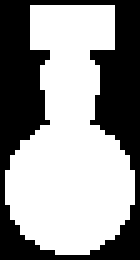
#> input picture cv/图像旋转缩放生成/imgSrc.bmp, 28 x 52 px, found by its file name (shown 5 times larger)
$ python test.py
#> lines starting #> are read from the running program, lines starting #| are printed output that depends on the picture; after the words box and inside, x2 and y2 are one past the last pixel; in counts of white or black regions, pixels touching at a corner belong together
#%%
import cv2
from cv2 import cv2
import matplotlib.pyplot as plt
import numpy as np
import random


def makeResizeImage(image, ratio,points=None):
    if points != None:
        points = points * ratio
        image = cv2.resize(image, (int(image.shape[1] * ratio),  int(image.shape[0]*ratio)))
        return image, points
    else:
        image = cv2.resize(image, (int(image.shape[1] * ratio),  int(image.shape[0]*ratio)))
        return image


def makeSpinImage(image, angle,points=None):
    (h,w) = image.shape[:2]
    (cx,cy) = (w/2,h/2)
    M = cv2.getRotationMatrix2D((cx,cy),-angle,1.0)
    cos = np.abs(M[0,0])
    sin = np.abs(M[0,1])
    nW = int((h*sin)+(w*cos))
    nH = int((h*cos)+(w*sin))
    M[0,2] += (nW/2) - cx
    M[1,2] += (nH/2) - cy
    if points != None:
        points2 = np.zeros_like(points)
        for i in range(points.shape[0]):
            tem = np.array([[points[i,1]],[points[i,0]],[1]])
            tem2 = np.matmul(M, tem)
            points2[i,0] = tem2[1,0]
            points2[i,1] = tem2[0,0]
        return cv2.warpAffine(image,M,(nW,nH)),points2
    else:
        return cv2.warpAffine(image,M,(nW,nH))


SIZE = 20
blank = np.ones(shape=[SIZE, SIZE, 3])
blank[:,:,1:3] = 0
plt.imshow(blank)
plt.show()
img2 = makeSpinImage(blank, 45)
plt.imshow(img2)
plt.show()
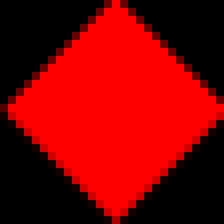
#> shown: shape (28, 28, 3) float64 (shown 8 times larger); mean R, G, B 0.51, 0, 0

# [6 lines of commented-out code are left out]
kx = 50,
ky = 50
kangle = 37

sx = 250
sy = 256
sangle = 70

simgSrc = cv2.imread("imgSrc.bmp")
#> simgSrc is the input picture: shape (52, 28, 3); 58.5% white; 1 black region, box (x1, y1, x2, y2) and area: (0, 0, 28, 52) 604

kernel = cv2.getStructuringElement(cv2.MORPH_RECT, (3, 3))
kimgSrc = cv2.dilate(simgSrc, kernel)  # 膨胀
#> kimgSrc: shape (52, 28, 3); 70.9% white; 4 black regions, box (x1, y1, x2, y2) and area: (0, 0, 8, 33) 181, (20, 0, 28, 33) 168, (0, 42, 10, 52) 38, (19, 42, 28, 52) 37
# kimgSrc = makeResizeImage(simgSrc,1.1)
kimgSrc[:,:,1:3] = 0
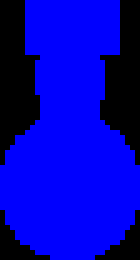
#> kimgSrc: shape (52, 28, 3) (shown 5 times larger); mean B, G, R 180.7, 0, 0
kimgSrc[:,:,0] = kimgSrc[:,:,0] / 255.0
simgSrc[:,:,0:2] = 0
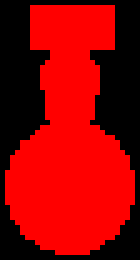
#> simgSrc: shape (52, 28, 3) (shown 5 times larger); mean B, G, R 0, 0, 149.2
simgSrc[:,:,2] = simgSrc[:,:,2] / 255.0

blank = np.zeros(shape=[224, 224, 3])
lab = np.array([112,112,37,112,112,50],dtype=np.int32)

tem = makeSpinImage(kimgSrc, lab[2])
#> call 2 of makeSpinImage, with angle = 37
#> in makeSpinImage (call 2), `M = cv2.getRotationMatrix2D((cx,cy),-angle,1.0)`: M = [[0.799, -0.602, 18.47], [0.602, 0.799, -3.19]]
#> in makeSpinImage (call 2), `cos = np.abs(M[0,0])`: cos = 0.799
#> in makeSpinImage (call 2), `sin = np.abs(M[0,1])`: sin = 0.602
#> in makeSpinImage (call 2), `nW = int((h*sin)+(w*cos))`: nW = 53
#> in makeSpinImage (call 2), `nH = int((h*cos)+(w*sin))`: nH = 58
#> in makeSpinImage (call 2), `return cv2.warpAffine(image,M,(nW,nH))`:
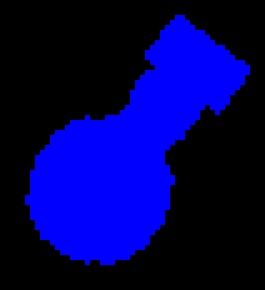
#> returned value: shape (58, 53, 3) (shown 5 times larger); mean of channels 0, 1, 2 0.337, 0, 0; drawn with 1 as white
startx = int(lab[0]-tem.shape[0]/2)
#> startx = 83
starty = int(lab[1]-tem.shape[1]/2)
#> starty = 85
blank[startx:startx+tem.shape[0], starty:starty+tem.shape[1], :] += tem
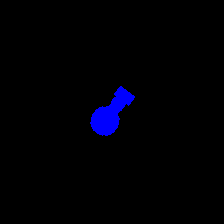
#> blank: shape (224, 224, 3) float64; mean B, G, R 0.0207, 0, 0

tem = makeSpinImage(simgSrc, lab[5])
#> call 3 of makeSpinImage, with angle = 50
#> in makeSpinImage (call 3), `M = cv2.getRotationMatrix2D((cx,cy),-angle,1.0)`: M = [[0.643, -0.766, 24.92], [0.766, 0.643, -1.44]]
#> in makeSpinImage (call 3), `cos = np.abs(M[0,0])`: cos = 0.643
#> in makeSpinImage (call 3), `sin = np.abs(M[0,1])`: sin = 0.766
#> in makeSpinImage (call 3), `nW = int((h*sin)+(w*cos))`: nW = 57
#> in makeSpinImage (call 3), `nH = int((h*cos)+(w*sin))`: nH = 54
#> in makeSpinImage (call 3), `return cv2.warpAffine(image,M,(nW,nH))`:
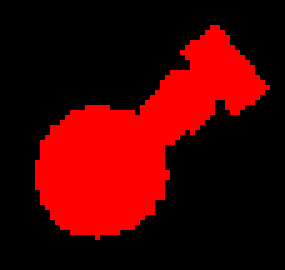
#> returned value: shape (54, 57, 3) (shown 5 times larger); mean of channels 0, 1, 2 0, 0, 0.278; drawn with 1 as white
startx = int(lab[3]-tem.shape[0]/2)
#> startx = 85
starty = int(lab[4]-tem.shape[1]/2)
#> starty = 83
blank[startx:startx+tem.shape[0], starty:starty+tem.shape[1], :] += tem
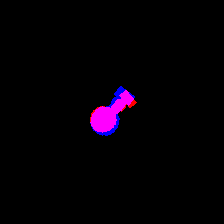
#> blank: shape (224, 224, 3) float64; 1.71% of pixels changed, all inside (x1, y1, x2, y2) = (90, 90, 137, 133)
plt.imshow(blank)
plt.show()
# %%

# %%
kimgSrc.shape

# %%
blank.shape

# %%
blank

# %%
kimgSrc

# %%
